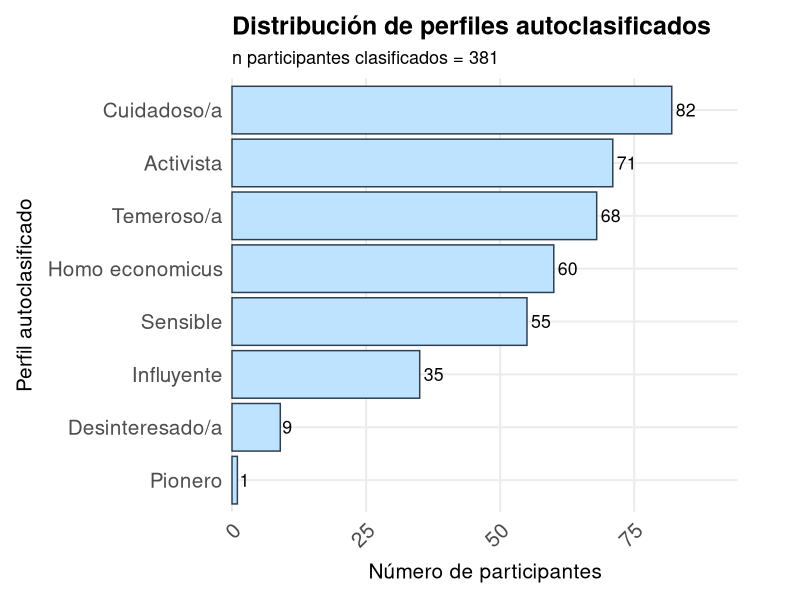
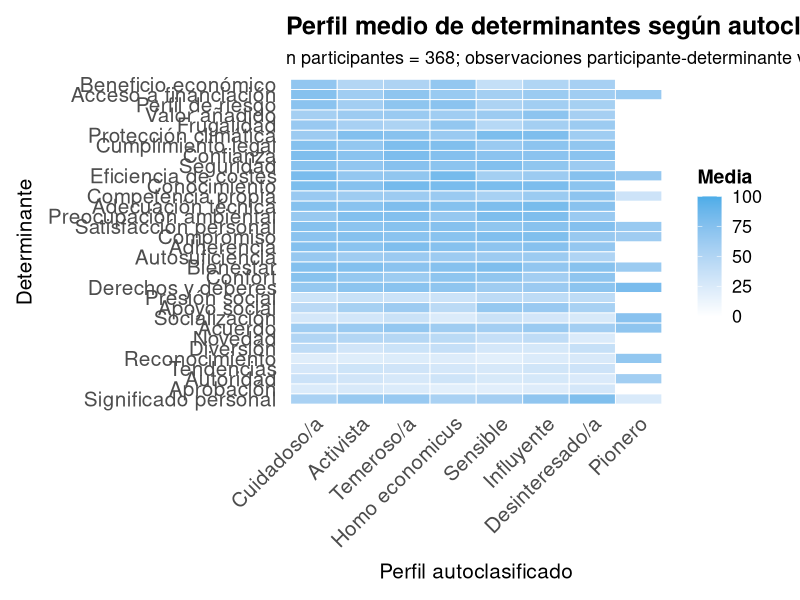
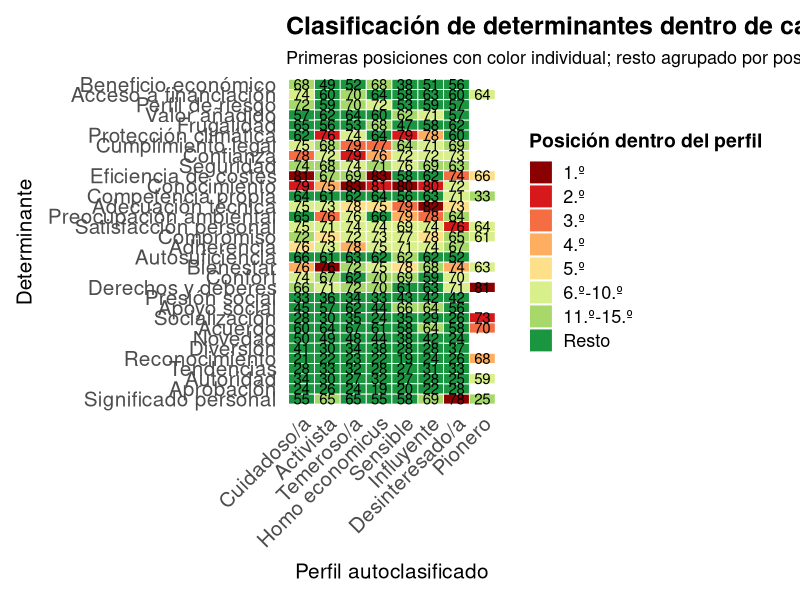
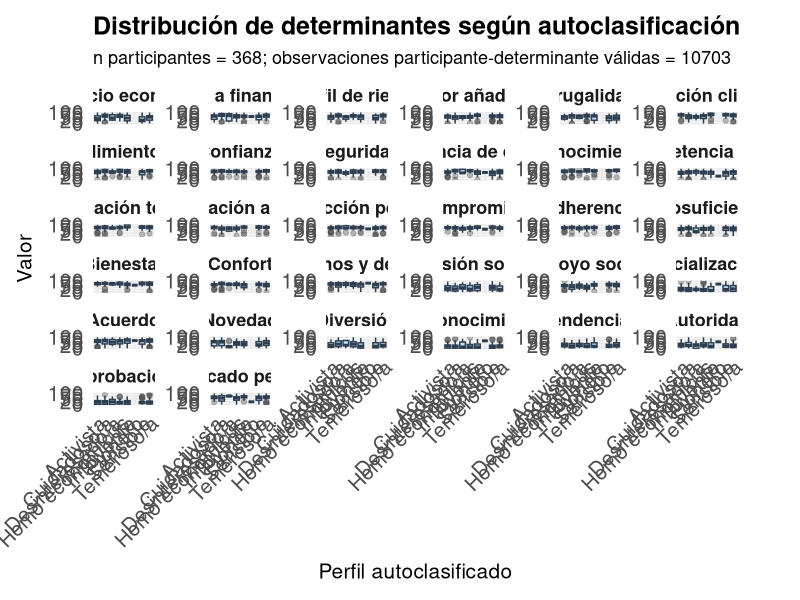
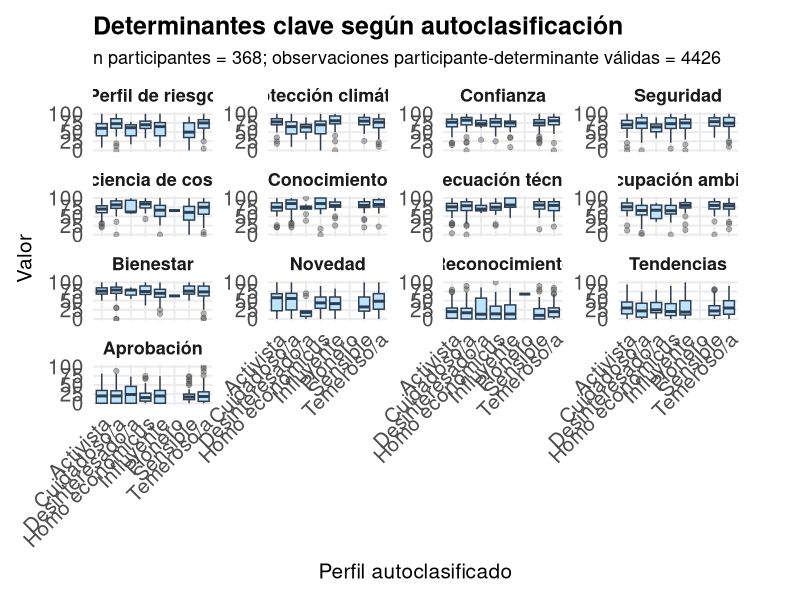
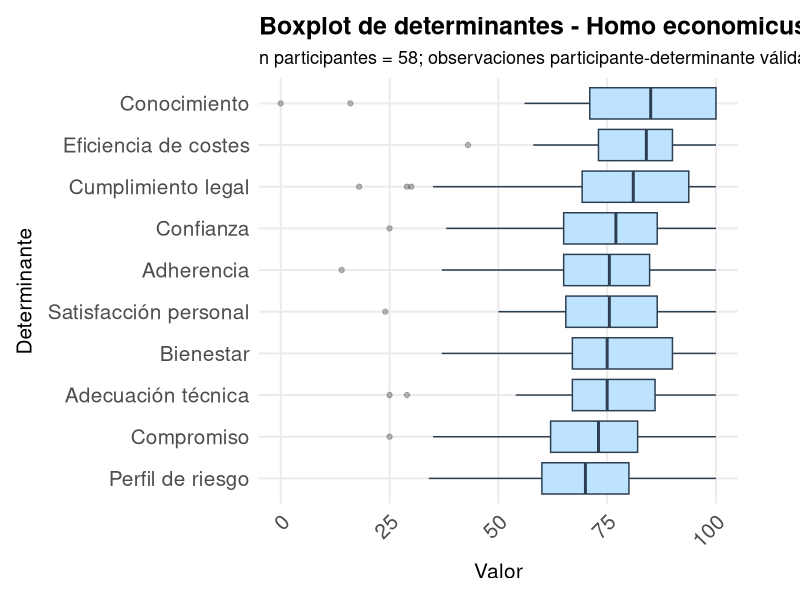
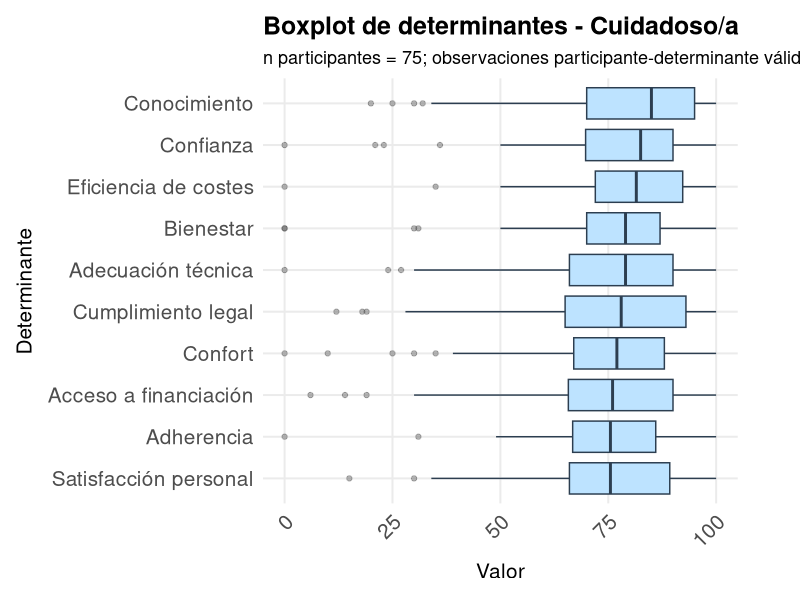
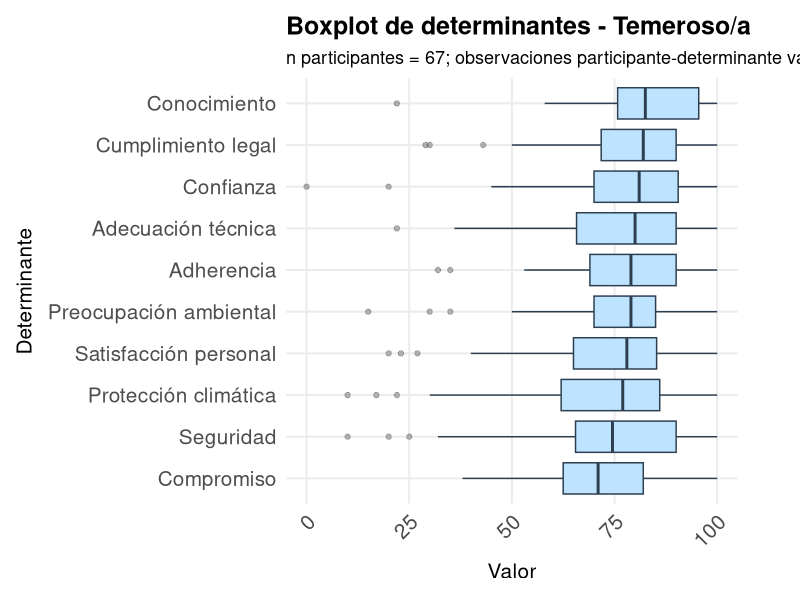

Reproduce these figures in R, in order. (Note: this script raises an error after producing the figures.)
# ==============================================================================
# SCRIPT 09 - AUTOCLASIFICACIÓN 4.3 Y PERFIL DE DETERMINANTES
# ==============================================================================

library(readr)
library(dplyr)
library(tidyr)
library(stringr)
library(ggplot2)
library(tibble)
library(purrr)
library(gridExtra)
library(grid)


# ==============================================================================
# 1. CARGAR DATOS YA LIMPIOS
# ==============================================================================

df <- read_csv(
  "initial_descriptive_analysis/output/clean_datasets/df_clean_general.csv",
  show_col_types = FALSE
)

glimpse(df)


# ==============================================================================
# 2. ASEGURAR PARTICIPANT_ID
# ==============================================================================

if (!"participant_id" %in% names(df)) {
  df <- df %>%
    mutate(
      participant_id = coalesce(
        if ("join_key" %in% names(.)) as.character(join_key) else NA_character_,
        if ("prolific_id" %in% names(.)) as.character(prolific_id) else NA_character_,
        if ("identification_code" %in% names(.)) as.character(identification_code) else NA_character_,
        as.character(row_number())
      )
    )
} else {
  df <- df %>%
    mutate(participant_id = as.character(participant_id))
}

cat("Filas usadas en Script 09:", nrow(df), "\n")


# ==============================================================================
# 3. DICCIONARIO ROBUSTO DE DETERMINANTES EN CASTELLANO
# ==============================================================================

determinant_dictionary <- tribble(
  ~determinant_id, ~determinant_label, ~determinant_prefix,
  "profits", "Beneficio económico", "profits",
  "credit_score_access_to_funding", "Acceso a financiación", "credit_score_access_to_funding",
  "risk_profile", "Perfil de riesgo", "risk_profile",
  "added_value", "Valor añadido", "added_value",
  "frugality", "Frugalidad", "frugality",
  "climate_protection", "Protección climática", "climate_protection",
  "legal", "Cumplimiento legal", "legal",
  "trust", "Confianza", "trust",
  "safety", "Seguridad", "safety",
  "cost_efficiency", "Eficiencia de costes", "cost_efficiency",
  "knowledge", "Conocimiento", "knowledge",
  "own_competence", "Competencia propia", "own_competence",
  "technical_fit", "Adecuación técnica", "technical_fit",
  "environmental_concerns", "Preocupación ambiental", "environmental_concerns",
  "self_satisfaction", "Satisfacción personal", "self_satisfaction",
  "commitment", "Compromiso", "commitment",
  "adherence", "Adherencia", "adherence",
  "autarky", "Autosuficiencia", "autonomy",
  "wellbeing", "Bienestar", "wellbeing",
  "coziness", "Confort", "coziness",
  "rights_and_duties", "Derechos y deberes", "rights_and_duties",
  "peer_pressure", "Presión social", "peer_pressure",
  "support", "Apoyo social", "support",
  "socialising", "Socialización", "socialising",
  "agreement", "Acuerdo", "agreement",
  "novelty", "Novedad", "novelty",
  "fun", "Diversión", "fun",
  "recognition", "Reconocimiento", "recognition",
  "trends", "Tendencias", "trends",
  "authority", "Autoridad", "authority",
  "approval", "Aprobación", "approval",
  "own_significance", "Significado personal", "own_significance"
) %>%
  mutate(
    determinant_col = map_chr(
      determinant_prefix,
      ~ {
        hits <- names(df)[str_detect(names(df), paste0("^", .x, "_"))]
        if (length(hits) == 0) NA_character_ else hits[1]
      }
    )
  )

missing_determinants <- determinant_dictionary %>%
  filter(is.na(determinant_col))

if (nrow(missing_determinants) > 0) {
  stop(
    paste0(
      "Faltan columnas de determinantes en el dataset: ",
      paste(missing_determinants$determinant_id, collapse = ", ")
    )
  )
}

determinant_cols <- determinant_dictionary$determinant_col
determinant_label_levels <- determinant_dictionary$determinant_label

cat("Número de determinantes detectados:", length(determinant_cols), "\n")
print(determinant_dictionary %>% select(determinant_id, determinant_label, determinant_col))


# ==============================================================================
# 4. DETECTAR COLUMNA DE AUTOCLASIFICACIÓN 4.3
# ==============================================================================

self_col_candidates <- c(
  "which_statement_best_describes_you_when_making_an_investment_decision_related_to_your_household_final",
  "which_statement_best_describes_you_when_making_an_investment_decision_related_to_your_household"
)

self_col <- intersect(self_col_candidates, names(df))[1]

if (is.na(self_col)) {
  stop("No se encuentra la columna de autoclasificación 4.3 en el dataset.")
}

cat("Columna usada para autoclasificación:", self_col, "\n")


# ==============================================================================
# 5. CARPETAS DE SALIDA
# ==============================================================================

base_output_dir <- "initial_descriptive_analysis/output/self_classification"

csv_dir <- file.path(base_output_dir, "csv")
plots_dir <- file.path(base_output_dir, "plots")
pdf_dir <- file.path(base_output_dir, "pdf")

dir.create(csv_dir, showWarnings = FALSE, recursive = TRUE)
dir.create(plots_dir, showWarnings = FALSE, recursive = TRUE)
dir.create(pdf_dir, showWarnings = FALSE, recursive = TRUE)

excluded_plot_profiles <- c("Faltante", "Sin clasificar", "Otro")


# ==============================================================================
# 6. CONFIGURACIÓN VISUAL PARA GRÁFICOS DEL TFM
# ==============================================================================

box_fill <- "#BDE3FF"
box_color <- "#2C3E50"
outlier_color <- "#4F4F4F"
bar_fill <- "#BDE3FF"
bar_color <- "#2C3E50"

plot_base_size <- 15
plot_title_size <- 18
plot_subtitle_size <- 13
plot_axis_title_size <- 15
plot_axis_text_size <- 15
plot_strip_text_size <- 13
plot_legend_title_size <- 14
plot_legend_text_size <- 13

plot_label_size <- 4.5
plot_heatmap_label_size <- 3.8

theme_self <- theme_minimal(base_size = plot_base_size) +
  theme(
    plot.title = element_text(face = "bold", size = plot_title_size),
    plot.subtitle = element_text(size = plot_subtitle_size),
    axis.title.x = element_text(size = plot_axis_title_size, margin = margin(t = 8)),
    axis.title.y = element_text(size = plot_axis_title_size, margin = margin(r = 8)),
    axis.text.x = element_text(angle = 45, hjust = 1, size = plot_axis_text_size),
    axis.text.y = element_text(size = plot_axis_text_size),
    strip.text = element_text(face = "bold", size = plot_strip_text_size),
    legend.title = element_text(face = "bold", size = plot_legend_title_size),
    legend.text = element_text(size = plot_legend_text_size),
    legend.position = "bottom",
    panel.grid.minor = element_blank(),
    plot.margin = margin(12, 45, 12, 12)
  )

theme_self_heatmap <- theme_minimal(base_size = plot_base_size) +
  theme(
    plot.title = element_text(face = "bold", size = plot_title_size),
    plot.subtitle = element_text(size = plot_subtitle_size),
    axis.title.x = element_text(size = plot_axis_title_size, margin = margin(t = 8)),
    axis.title.y = element_text(size = plot_axis_title_size, margin = margin(r = 8)),
    axis.text.x = element_text(angle = 45, hjust = 1, size = plot_axis_text_size),
    axis.text.y = element_text(size = plot_axis_text_size),
    legend.title = element_text(face = "bold", size = plot_legend_title_size),
    legend.text = element_text(size = plot_legend_text_size),
    legend.position = "right",
    panel.grid = element_blank(),
    plot.margin = margin(12, 20, 12, 12)
  )


# ==============================================================================
# 7. FUNCIONES AUXILIARES
# ==============================================================================

make_subtitle_self <- function(data) {
  paste0(
    "n participantes = ", n_distinct(data$participant_id),
    "; observaciones participante-determinante válidas = ", nrow(data)
  )
}

save_plot <- function(plot, filename, width = 12, height = 7) {
  ggsave(
    filename = file.path(plots_dir, paste0(filename, ".png")),
    plot = plot,
    width = width,
    height = height,
    dpi = 300
  )
  
  ggsave(
    filename = file.path(pdf_dir, paste0(filename, ".pdf")),
    plot = plot,
    width = width,
    height = height
  )
}

clean_determinant_score <- function(x) {
  x <- suppressWarnings(as.numeric(x))
  
  case_when(
    is.na(x) ~ NA_real_,
    x >= 0 & x <= 100 ~ x,
    TRUE ~ NA_real_
  )
}

clean_filename <- function(x) {
  x %>%
    str_to_lower() %>%
    str_replace_all("[áàäâ]", "a") %>%
    str_replace_all("[éèëê]", "e") %>%
    str_replace_all("[íìïî]", "i") %>%
    str_replace_all("[óòöô]", "o") %>%
    str_replace_all("[úùüû]", "u") %>%
    str_replace_all("ñ", "n") %>%
    str_replace_all("[^a-z0-9]+", "_") %>%
    str_replace_all("^_|_$", "")
}


# ==============================================================================
# 8. RECODIFICAR AUTOCLASIFICACIÓN 4.3 EN CASTELLANO
# ==============================================================================

df_self <- df %>%
  mutate(
    self_response_raw = as.character(.data[[self_col]]),
    self_response_raw = str_squish(str_trim(self_response_raw)),
    self_response_raw = na_if(self_response_raw, ""),
    
    self_profile = case_when(
      is.na(self_response_raw) ~ "Faltante",
      str_detect(self_response_raw, regex("environmental impact", ignore_case = TRUE)) ~ "Activista",
      str_detect(self_response_raw, regex("safety", ignore_case = TRUE)) ~ "Temeroso/a",
      str_detect(self_response_raw, regex("social status", ignore_case = TRUE)) ~ "Influyente",
      str_detect(self_response_raw, regex("comfort", ignore_case = TRUE)) ~ "Cuidadoso/a",
      str_detect(self_response_raw, regex("not very interested", ignore_case = TRUE)) ~ "Desinteresado/a",
      str_detect(self_response_raw, regex("early adopter", ignore_case = TRUE)) ~ "Pionero",
      str_detect(self_response_raw, regex("ethical", ignore_case = TRUE)) ~ "Sensible",
      str_detect(self_response_raw, regex("cost-effective", ignore_case = TRUE)) ~ "Homo economicus",
      str_detect(self_response_raw, regex("[NΝ]one of the above", ignore_case = TRUE)) ~ "Sin clasificar",
      TRUE ~ "Otro"
    )
  )


# ==============================================================================
# 9. TABLA LARGA DE DETERMINANTES + AUTOCLASIFICACIÓN
# ==============================================================================

determinants_self_long <- df_self %>%
  select(
    participant_id,
    self_response_raw,
    self_profile,
    all_of(determinant_cols)
  ) %>%
  mutate(
    across(all_of(determinant_cols), as.character)
  ) %>%
  pivot_longer(
    cols = all_of(determinant_cols),
    names_to = "determinant_col",
    values_to = "response_raw"
  ) %>%
  mutate(
    response_numeric = clean_determinant_score(response_raw)
  ) %>%
  left_join(
    determinant_dictionary %>%
      select(determinant_col, determinant_id, determinant_label),
    by = "determinant_col"
  ) %>%
  filter(!is.na(response_numeric)) %>%
  mutate(
    determinant_label = factor(
      determinant_label,
      levels = determinant_label_levels
    )
  )

write_csv(
  determinants_self_long,
  file.path(csv_dir, "determinants_by_self_classification_long.csv")
)

determinants_self_long_plot <- determinants_self_long %>%
  filter(!self_profile %in% excluded_plot_profiles)


# ==============================================================================
# 10. DISTRIBUCIÓN DE AUTOCLASIFICACIÓN
# ==============================================================================

self_profile_counts <- df_self %>%
  count(self_profile, name = "n_participants") %>%
  arrange(desc(n_participants))

write_csv(
  self_profile_counts,
  file.path(csv_dir, "self_classification_counts.csv")
)

self_profile_counts_plot <- self_profile_counts %>%
  filter(!self_profile %in% excluded_plot_profiles)

plot_self_counts <- self_profile_counts_plot %>%
  mutate(
    self_profile = reorder(self_profile, n_participants)
  ) %>%
  ggplot(aes(x = self_profile, y = n_participants)) +
  geom_col(fill = bar_fill, color = bar_color) +
  geom_text(
    aes(label = n_participants),
    hjust = -0.2,
    size = plot_label_size
  ) +
  coord_flip(clip = "off") +
  scale_y_continuous(
    expand = expansion(mult = c(0, 0.15))
  ) +
  labs(
    title = "Distribución de perfiles autoclasificados",
    subtitle = paste0(
      "n participantes clasificados = ",
      sum(self_profile_counts_plot$n_participants)
    ),
    x = "Perfil autoclasificado",
    y = "Número de participantes"
  ) +
  theme_self

print(plot_self_counts)

save_plot(
  plot_self_counts,
  "self_classification_counts",
  width = 10,
  height = 7
)


# ==============================================================================
# 11. MEDIA DE DETERMINANTES POR PERFIL
# ==============================================================================

summary_self_determinants <- determinants_self_long %>%
  group_by(self_profile, determinant_id, determinant_label) %>%
  summarise(
    n = n(),
    mean = mean(response_numeric, na.rm = TRUE),
    median = median(response_numeric, na.rm = TRUE),
    sd = sd(response_numeric, na.rm = TRUE),
    .groups = "drop"
  )

write_csv(
  summary_self_determinants,
  file.path(csv_dir, "summary_self_profile_determinants.csv")
)

summary_self_determinants_plot <- summary_self_determinants %>%
  filter(!self_profile %in% excluded_plot_profiles)


# ==============================================================================
# 12. HEATMAP PERFIL X DETERMINANTES
# ==============================================================================

plot_heatmap_self <- summary_self_determinants_plot %>%
  mutate(
    self_profile = factor(
      self_profile,
      levels = self_profile_counts_plot$self_profile
    ),
    determinant_label = factor(
      determinant_label,
      levels = rev(determinant_label_levels)
    )
  ) %>%
  ggplot(aes(x = self_profile, y = determinant_label, fill = mean)) +
  geom_tile(color = "white", linewidth = 0.3) +
  scale_fill_gradient(
    low = "white",
    high = "#4DADE8",
    limits = c(0, 100)
  ) +
  labs(
    title = "Perfil medio de determinantes según autoclasificación",
    subtitle = make_subtitle_self(determinants_self_long_plot),
    x = "Perfil autoclasificado",
    y = "Determinante",
    fill = "Media"
  ) +
  theme_self_heatmap

print(plot_heatmap_self)

save_plot(
  plot_heatmap_self,
  "heatmap_self_classification_determinants",
  width = 14,
  height = 12
)


# ==============================================================================
# 13. HEATMAP DE RANKING DENTRO DE CADA PERFIL
# ==============================================================================

rank_colors <- c(
  "1.º" = "#8B0000",
  "2.º" = "#D7191C",
  "3.º" = "#F46D43",
  "4.º" = "#FDAE61",
  "5.º" = "#FEE08B",
  "6.º-10.º" = "#D9EF8B",
  "11.º-15.º" = "#A6D96A",
  "Resto" = "#1A9641"
)

rank_levels <- c(
  "1.º",
  "2.º",
  "3.º",
  "4.º",
  "5.º",
  "6.º-10.º",
  "11.º-15.º",
  "Resto"
)

plot_heatmap_self_ranked <- summary_self_determinants_plot %>%
  group_by(self_profile) %>%
  arrange(desc(mean), desc(n), determinant_id, .by_group = TRUE) %>%
  mutate(
    rank_in_profile = row_number(),
    rank_group = case_when(
      rank_in_profile == 1 ~ "1.º",
      rank_in_profile == 2 ~ "2.º",
      rank_in_profile == 3 ~ "3.º",
      rank_in_profile == 4 ~ "4.º",
      rank_in_profile == 5 ~ "5.º",
      rank_in_profile <= 10 ~ "6.º-10.º",
      rank_in_profile <= 15 ~ "11.º-15.º",
      TRUE ~ "Resto"
    )
  ) %>%
  ungroup() %>%
  mutate(
    self_profile = factor(
      self_profile,
      levels = self_profile_counts_plot$self_profile
    ),
    determinant_label = factor(
      determinant_label,
      levels = rev(determinant_label_levels)
    ),
    rank_group = factor(rank_group, levels = rank_levels)
  ) %>%
  ggplot(aes(x = self_profile, y = determinant_label, fill = rank_group)) +
  geom_tile(color = "white", linewidth = 0.3) +
  geom_text(
    aes(label = round(mean, 0)),
    size = plot_heatmap_label_size
  ) +
  scale_fill_manual(
    values = rank_colors,
    drop = FALSE,
    name = "Posición dentro del perfil"
  ) +
  labs(
    title = "Clasificación de determinantes dentro de cada perfil",
    subtitle = paste0(
      "Primeras posiciones con color individual; resto agrupado por posición. ",
      make_subtitle_self(determinants_self_long_plot)
    ),
    x = "Perfil autoclasificado",
    y = "Determinante"
  ) +
  theme_self_heatmap

print(plot_heatmap_self_ranked)

save_plot(
  plot_heatmap_self_ranked,
  "heatmap_self_classification_determinants_ranked",
  width = 14,
  height = 12
)


# ==============================================================================
# 14. BOXPLOTS DE TODOS LOS DETERMINANTES POR AUTOCLASIFICACIÓN
# ==============================================================================

plot_boxplots_self_all <- determinants_self_long_plot %>%
  mutate(
    determinant_label = factor(
      determinant_label,
      levels = determinant_label_levels
    )
  ) %>%
  ggplot(aes(x = self_profile, y = response_numeric)) +
  geom_boxplot(
    fill = box_fill,
    color = box_color,
    outlier.color = outlier_color,
    outlier.alpha = 0.35
  ) +
  facet_wrap(~ determinant_label, scales = "free_y") +
  labs(
    title = "Distribución de determinantes según autoclasificación",
    subtitle = make_subtitle_self(determinants_self_long_plot),
    x = "Perfil autoclasificado",
    y = "Valor"
  ) +
  theme_self

print(plot_boxplots_self_all)

save_plot(
  plot_boxplots_self_all,
  "boxplots_all_determinants_by_self_classification",
  width = 22,
  height = 16
)


# ==============================================================================
# 15. BOXPLOTS DE DETERMINANTES CLAVE
# ==============================================================================

key_determinants <- c(
  "novelty",
  "trends",
  "risk_profile",
  "cost_efficiency",
  "knowledge",
  "technical_fit",
  "trust",
  "climate_protection",
  "environmental_concerns",
  "safety",
  "wellbeing",
  "recognition",
  "approval"
)

plot_key_determinants <- determinants_self_long_plot %>%
  filter(determinant_id %in% key_determinants) %>%
  mutate(
    determinant_label = factor(
      determinant_label,
      levels = determinant_label_levels
    )
  ) %>%
  ggplot(aes(x = self_profile, y = response_numeric)) +
  geom_boxplot(
    fill = box_fill,
    color = box_color,
    outlier.color = outlier_color,
    outlier.alpha = 0.4
  ) +
  facet_wrap(~ determinant_label, scales = "free_y") +
  labs(
    title = "Determinantes clave según autoclasificación",
    subtitle = make_subtitle_self(
      determinants_self_long_plot %>%
        filter(determinant_id %in% key_determinants)
    ),
    x = "Perfil autoclasificado",
    y = "Valor"
  ) +
  theme_self

print(plot_key_determinants)

save_plot(
  plot_key_determinants,
  "boxplots_key_determinants_by_self_classification",
  width = 18,
  height = 12
)


# ==============================================================================
# 16. BOXPLOTS INDIVIDUALES POR PERFIL AUTOCLASIFICADO
# ==============================================================================

profiles_boxplots <- determinants_self_long_plot %>%
  pull(self_profile) %>%
  unique()

profile_boxplot_list <- list()

for (prof in profiles_boxplots) {
  
  top_dets_prof <- summary_self_determinants_plot %>%
    filter(self_profile == prof) %>%
    slice_max(order_by = mean, n = 10, with_ties = FALSE) %>%
    pull(determinant_id)
  
  profile_data_box <- determinants_self_long_plot %>%
    filter(
      self_profile == prof,
      determinant_id %in% top_dets_prof
    )
  
  filename_clean <- clean_filename(prof)
  
  plot_profile_box <- profile_data_box %>%
    mutate(
      determinant_label = reorder(
        determinant_label,
        response_numeric,
        median,
        na.rm = TRUE
      )
    ) %>%
    ggplot(aes(x = determinant_label, y = response_numeric)) +
    geom_boxplot(
      fill = box_fill,
      color = box_color,
      outlier.color = outlier_color,
      outlier.alpha = 0.4
    ) +
    coord_flip() +
    labs(
      title = paste("Boxplot de determinantes -", prof),
      subtitle = make_subtitle_self(profile_data_box),
      x = "Determinante",
      y = "Valor"
    ) +
    theme_self +
    theme(
      axis.text.x = element_text(size = plot_axis_text_size),
      axis.text.y = element_text(size = plot_axis_text_size)
    )
  
  print(plot_profile_box)
  
  save_plot(
    plot_profile_box,
    paste0(filename_clean, "_determinants_boxplot"),
    width = 12,
    height = 10
  )
  
  profile_boxplot_list[[prof]] <- plot_profile_box
}


# ==============================================================================
# 17. PERFILES MEDIOS DE DETERMINANTES POR AUTOCLASIFICACIÓN
# ==============================================================================

profiles <- summary_self_determinants_plot %>%
  pull(self_profile) %>%
  unique()

profile_plots <- list()

for (prof in profiles) {
  
  profile_data <- summary_self_determinants_plot %>%
    filter(self_profile == prof) %>%
    arrange(desc(mean))
  
  filename_clean <- clean_filename(prof)
  
  write_csv(
    profile_data,
    file.path(csv_dir, paste0(filename_clean, "_determinant_profile.csv"))
  )
  
  plot_profile <- profile_data %>%
    mutate(
      determinant_label = reorder(determinant_label, mean)
    ) %>%
    ggplot(aes(x = determinant_label, y = mean)) +
    geom_col(fill = bar_fill, color = bar_color) +
    coord_flip() +
    labs(
      title = paste("Perfil medio de determinantes -", prof),
      subtitle = paste0(
        "n observaciones válidas = ", sum(profile_data$n),
        "; n determinantes = ", nrow(profile_data)
      ),
      x = "Determinante",
      y = "Media"
    ) +
    theme_self +
    theme(
      axis.text.x = element_text(size = plot_axis_text_size),
      axis.text.y = element_text(size = plot_axis_text_size)
    )
  
  print(plot_profile)
  
  save_plot(
    plot_profile,
    paste0(filename_clean, "_determinant_profile"),
    width = 12,
    height = 10
  )
  
  profile_plots[[prof]] <- plot_profile
}


# ==============================================================================
# 18. PDF MULTIPÁGINA CON PERFILES MEDIOS
# ==============================================================================

pdf(
  file = file.path(pdf_dir, "all_self_profiles_determinants.pdf"),
  width = 12,
  height = 10
)

for (p in profile_plots) {
  print(p)
}

dev.off()


# ==============================================================================
# 19. PDF MULTIPÁGINA CON BOXPLOTS POR PERFIL
# ==============================================================================

pdf(
  file = file.path(pdf_dir, "all_self_profiles_boxplots.pdf"),
  width = 12,
  height = 10
)

for (p in profile_boxplot_list) {
  print(p)
}

dev.off()


# ==============================================================================
# 20. COMPARACIONES 2x2
# ==============================================================================

if (length(profile_plots) > 0) {
  comparison_profiles <- marrangeGrob(
    grobs = profile_plots,
    nrow = 2,
    ncol = 2,
    top = textGrob(
      "Perfiles medios de determinantes",
      gp = gpar(fontsize = plot_title_size, fontface = "bold")
    )
  )
  
  ggsave(
    filename = file.path(plots_dir, "all_self_profiles_comparison.pdf"),
    plot = comparison_profiles,
    width = 18,
    height = 13
  )
}

if (length(profile_boxplot_list) > 0) {
  comparison_profile_boxplots <- marrangeGrob(
    grobs = profile_boxplot_list,
    nrow = 2,
    ncol = 2,
    top = textGrob(
      "Boxplots de determinantes por perfil autoclasificado",
      gp = gpar(fontsize = plot_title_size, fontface = "bold")
    )
  )
  
  ggsave(
    filename = file.path(plots_dir, "all_self_profiles_boxplots_comparison.pdf"),
    plot = comparison_profile_boxplots,
    width = 18,
    height = 13
  )
}


# ==============================================================================
# 21. PDF FINAL CON TODOS LOS GRÁFICOS DEL SCRIPT 09
# ==============================================================================

pdf(
  file = file.path(pdf_dir, "self_classification_determinants_TODO.pdf"),
  width = 16,
  height = 10
)

print(plot_self_counts)
print(plot_heatmap_self)
print(plot_heatmap_self_ranked)
print(plot_boxplots_self_all)
print(plot_key_determinants)

for (p in profile_plots) {
  print(p)
}

for (p in profile_boxplot_list) {
  print(p)
}

dev.off()


# ==============================================================================
# 22. MENSAJES FINALES
# ==============================================================================

cat("Análisis de autoclasificación generado en:", plots_dir, "\n")
cat("CSV completos guardados incluyendo Faltante, Sin clasificar y Otro.\n")
cat("Gráficos generados excluyendo Faltante, Sin clasificar y Otro.\n")
